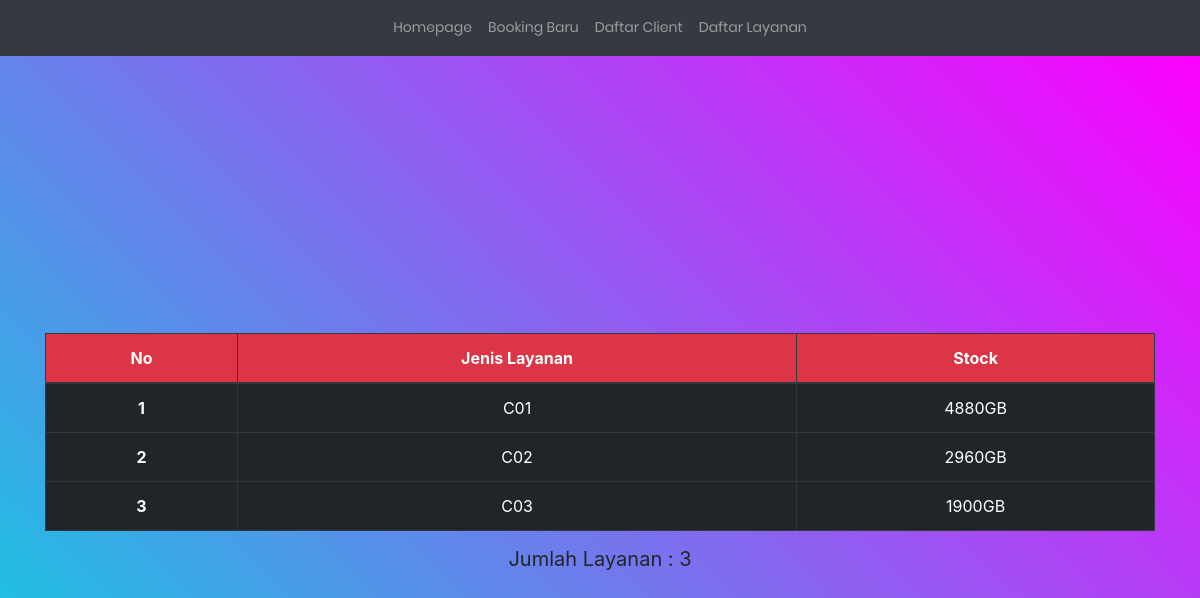
Page /storage.php on the committed database.
### tables this page shows
CREATE TABLE `server` (
  `id` int(4) NOT NULL,
  `kode_produk` varchar(3) NOT NULL,
  `stock` int(10) NOT NULL
);

### storage.php (the view, shortened to what this page needs)
<?php include("config.php"); ?>
<!DOCTYPE html>
<html lang="en">
<head>
	<link rel="stylesheet" type="text/css" href="vendor/bootstrap/css/bootstrap.min.css">
	<link rel="stylesheet" type="text/css" href="fonts/font-awesome-4.7.0/css/font-awesome.min.css">
	<link rel="stylesheet" type="text/css" href="vendor/animate/animate.css">
	<link rel="stylesheet" type="text/css" href="vendor/css-hamburgers/hamburgers.min.css">
	<link rel="stylesheet" type="text/css" href="vendor/animsition/css/animsition.min.css">
	<link rel="stylesheet" type="text/css" href="vendor/select2/select2.min.css">
	<link rel="stylesheet" type="text/css" href="vendor/daterangepicker/daterangepicker.css">
	<link rel="stylesheet" type="text/css" href="css/util.css">
	<link rel="stylesheet" type="text/css" href="css/main.css">
	<link rel="stylesheet" type="text/css" href="bootstrap/dist/css/bootstrap.min.css">
</head>
	<body>
	<nav class="navbar navbar-expand-md navbar-dark bg-dark">
      <div class="collapse navbar-collapse justify-content-md-center" id="navvv">
        <ul class="navbar-nav">
          <li class="nav-item">
            <a class="nav-link js-scroll-trigger" href="index.php">Homepage</a>
          </li>
          <li class="nav-item">
            <a class="nav-link js-scroll-trigger" href="form-daftar.php">Booking Baru</a>
          </li>
          <li class="nav-item">
            <a class="nav-link js-scroll-trigger" href="list.php">Daftar Client</a>
					</li>
					<li class="nav-item">
            <a class="nav-link js-scroll-trigger" href="storage.php">Daftar Layanan</a>
          </li>
        </ul>
      </div>
	</nav>
		<div class="container-contact100">
			<div class="container">
			<table class="table table-hover table-dark table-lg table-bordered">
					<thead>
					<tr class="tengah bg-danger">
						<th scope="col">No</th>
						<th scope="col">Jenis Layanan</th>
						<th scope="col">Stock</th>
					</tr>
					</thead>
					<tbody>
						<?php
							$sql = "SELECT * FROM server";
							$query = mysqli_query($db, $sql);
							$no=1;
							while($server = mysqli_fetch_array($query)){
								echo "<tr>";
								echo "<th scope='row'>".$no."</td>";
								echo "<td>".$server['kode_produk']."</td>";
								echo "<td>".$server['stock']."GB</td>";
								echo "</tr>";
								$no++;
							}
						?>
					</tbody>
				</table>
				<h3 class="h5 font-weight-normal text-center">Jumlah Layanan : <?php echo mysqli_num_rows($query) ?></h3>
			</div>
		</div>
	</body>
</html>

### css/main.css (style rules this page uses)
table, tr, th { text-align: center; }
* { margin: 0px; padding: 0px; box-sizing: border-box; }
body, html { height: 100%; font-family: Poppins-Regular, sans-serif; }
a { font-family: Poppins-Regular; font-size: 14px; line-height: 1.7; color: #666666; margin: 0px; transition: all 0.4s; -webkit-transition: all 0.4s; -o-transition: all 0.4s; -moz-transition: all 0.4s; }
h1,h2,h3,h4,h5,h6 { margin: 0px; }
ul, li { margin: 0px; list-style-type: none; }
.container { max-width: 1200px; }
.container-contact100 { width: 100%; min-height: 100vh; display: -webkit-box; display: -webkit-flex; display: -moz-box; display: -ms-flexbox; display: flex; flex-wrap: wrap; justify-content: center; align-items: center; padding: 15px; background: #a64bf4; background: -webkit-linear-gradient(45deg, #00dbde, #fc00ff); background: -o-linear-gradient(45deg, #00dbde, #fc00ff); background: -moz-linear-gradient(45deg, #00dbde, #fc00ff); background: linear-gradient(45deg, #00dbde, #fc00ff); }

### rows in the picture
server: kode_produk "C01", stock "4880"
server: kode_produk "C02", stock "2960"
server: kode_produk "C03", stock "1900"

### other values in the picture
mysqli_num_rows($query) "3"
